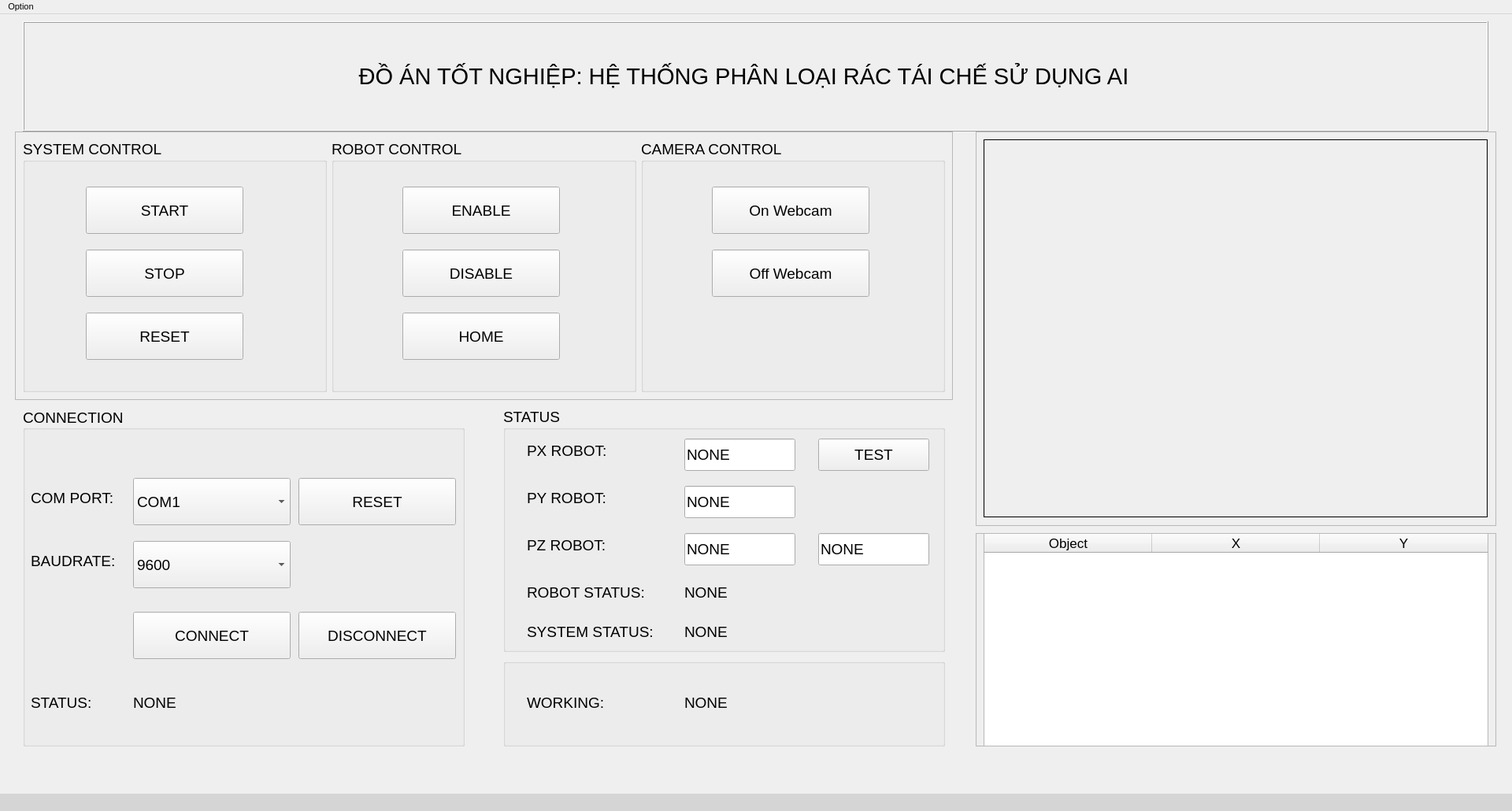
<?xml version="1.0" encoding="UTF-8"?>
<ui version="4.0">
 <class>MainWindow</class>
 <widget class="QMainWindow" name="MainWindow">
  <property name="windowModality">
   <enum>Qt::NonModal</enum>
  </property>
  <property name="enabled">
   <bool>true</bool>
  </property>
  <property name="geometry">
   <rect>
    <x>0</x>
    <y>0</y>
    <width>1920</width>
    <height>1030</height>
   </rect>
  </property>
  <property name="sizePolicy">
   <sizepolicy hsizetype="Expanding" vsizetype="Expanding">
    <horstretch>0</horstretch>
    <verstretch>0</verstretch>
   </sizepolicy>
  </property>
  <property name="font">
   <font>
    <pointsize>8</pointsize>
   </font>
  </property>
  <property name="windowTitle">
   <string>DATN</string>
  </property>
  <property name="layoutDirection">
   <enum>Qt::LeftToRight</enum>
  </property>
  <property name="locale">
   <locale language="Vietnamese" country="Vietnam"/>
  </property>
  <property name="documentMode">
   <bool>false</bool>
  </property>
  <widget class="QWidget" name="centralwidget">
   <property name="sizePolicy">
    <sizepolicy hsizetype="Expanding" vsizetype="Expanding">
     <horstretch>0</horstretch>
     <verstretch>0</verstretch>
    </sizepolicy>
   </property>
   <property name="styleSheet">
    <string notr="true"/>
   </property>
   <layout class="QVBoxLayout" name="verticalLayout">
    <item>
     <widget class="QStackedWidget" name="stackedWidget">
      <property name="currentIndex">
       <number>1</number>
      </property>
      <widget class="QWidget" name="page">
       <layout class="QGridLayout" name="gridLayout_7">
        <item row="0" column="0">
         <widget class="QFrame" name="frame">
          <property name="font">
           <font>
            <weight>50</weight>
            <bold>false</bold>
           </font>
          </property>
          <property name="frameShape">
           <enum>QFrame::Box</enum>
          </property>
          <property name="frameShadow">
           <enum>QFrame::Raised</enum>
          </property>
          <widget class="QFrame" name="frame_6">
           <property name="geometry">
            <rect>
             <x>0</x>
             <y>0</y>
             <width>1881</width>
             <height>191</height>
            </rect>
           </property>
           <property name="minimumSize">
            <size>
             <width>1881</width>
             <height>0</height>
            </size>
           </property>
           <property name="maximumSize">
            <size>
             <width>1881</width>
             <height>1000</height>
            </size>
           </property>
           <property name="font">
            <font>
             <weight>75</weight>
             <bold>true</bold>
            </font>
           </property>
           <property name="frameShape">
            <enum>QFrame::StyledPanel</enum>
           </property>
           <property name="frameShadow">
            <enum>QFrame::Raised</enum>
           </property>
           <layout class="QGridLayout" name="gridLayout">
            <item row="0" column="0" rowspan="3">
             <widget class="QLabel" name="label_38">
              <property name="minimumSize">
               <size>
                <width>190</width>
                <height>167</height>
               </size>
              </property>
              <property name="maximumSize">
               <size>
                <width>190</width>
                <height>167</height>
               </size>
              </property>
              <property name="text">
               <string/>
              </property>
              <property name="pixmap">
               <pixmap>images/hcmutelogo.png</pixmap>
              </property>
              <property name="scaledContents">
               <bool>true</bool>
              </property>
             </widget>
            </item>
            <item row="0" column="1">
             <widget class="QLabel" name="label_39">
              <property name="font">
               <font>
                <family>MS Shell Dlg 2</family>
                <pointsize>20</pointsize>
                <weight>50</weight>
                <italic>false</italic>
                <bold>false</bold>
               </font>
              </property>
              <property name="layoutDirection">
               <enum>Qt::LeftToRight</enum>
              </property>
              <property name="styleSheet">
               <string notr="true">font: 20pt &quot;MS Shell Dlg 2&quot;;</string>
              </property>
              <property name="text">
               <string>TRƯỜNG ĐẠI HỌC SƯ PHẠM KỸ THUẬT THÀNH PHỐ HỒ CHÍ MINH</string>
              </property>
              <property name="alignment">
               <set>Qt::AlignCenter</set>
              </property>
             </widget>
            </item>
            <item row="0" column="2" rowspan="3">
             <widget class="QLabel" name="label_41">
              <property name="minimumSize">
               <size>
                <width>141</width>
                <height>111</height>
               </size>
              </property>
              <property name="maximumSize">
               <size>
                <width>141</width>
                <height>111</height>
               </size>
              </property>
              <property name="text">
               <string/>
              </property>
              <property name="pixmap">
               <pixmap>images/feee_logo.png</pixmap>
              </property>
              <property name="scaledContents">
               <bool>true</bool>
              </property>
             </widget>
            </item>
            <item row="1" column="1">
             <widget class="QLabel" name="label_40">
              <property name="font">
               <font>
                <family>MS Shell Dlg 2</family>
                <pointsize>20</pointsize>
                <weight>50</weight>
                <italic>false</italic>
                <bold>false</bold>
               </font>
              </property>
              <property name="layoutDirection">
               <enum>Qt::LeftToRight</enum>
              </property>
              <property name="styleSheet">
               <string notr="true">font: 20pt &quot;MS Shell Dlg 2&quot;;
</string>
              </property>
              <property name="text">
               <string>KHOA ĐIỆN - ĐIỆN TỬ</string>
              </property>
              <property name="alignment">
               <set>Qt::AlignCenter</set>
              </property>
             </widget>
            </item>
            <item row="2" column="1">
             <widget class="QLabel" name="label_44">
              <property name="font">
               <font>
                <family>MS Shell Dlg 2</family>
                <pointsize>20</pointsize>
                <weight>50</weight>
                <italic>false</italic>
                <bold>false</bold>
               </font>
              </property>
              <property name="layoutDirection">
               <enum>Qt::LeftToRight</enum>
              </property>
              <property name="styleSheet">
               <string notr="true">font: 20pt &quot;MS Shell Dlg 2&quot;;
</string>
              </property>
              <property name="text">
               <string>BỘ MÔN ĐIỀU KHIỂN TỰ ĐỘNG</string>
              </property>
              <property name="alignment">
               <set>Qt::AlignCenter</set>
              </property>
             </widget>
            </item>
           </layout>
          </widget>
          <widget class="QFrame" name="frame_7">
           <property name="geometry">
            <rect>
             <x>720</x>
             <y>540</y>
             <width>499</width>
             <height>191</height>
            </rect>
           </property>
           <property name="frameShape">
            <enum>QFrame::StyledPanel</enum>
           </property>
           <property name="frameShadow">
            <enum>QFrame::Raised</enum>
           </property>
           <layout class="QGridLayout" name="gridLayout_2">
            <item row="2" column="0">
             <widget class="QLabel" name="label_49">
              <property name="font">
               <font>
                <family>MS Shell Dlg 2</family>
                <pointsize>20</pointsize>
                <weight>50</weight>
                <italic>false</italic>
                <bold>false</bold>
               </font>
              </property>
              <property name="layoutDirection">
               <enum>Qt::LeftToRight</enum>
              </property>
              <property name="styleSheet">
               <string notr="true">font: 20pt &quot;MS Shell Dlg 2&quot;;
</string>
              </property>
              <property name="text">
               <string>SVTH: NGUYỄN CÔNG HẠNH</string>
              </property>
              <property name="alignment">
               <set>Qt::AlignLeading|Qt::AlignLeft|Qt::AlignVCenter</set>
              </property>
             </widget>
            </item>
            <item row="1" column="0">
             <widget class="QLabel" name="label_48">
              <property name="font">
               <font>
                <family>MS Shell Dlg 2</family>
                <pointsize>20</pointsize>
                <weight>50</weight>
                <italic>false</italic>
                <bold>false</bold>
               </font>
              </property>
              <property name="layoutDirection">
               <enum>Qt::LeftToRight</enum>
              </property>
              <property name="styleSheet">
               <string notr="true">font: 20pt &quot;MS Shell Dlg 2&quot;;
</string>
              </property>
              <property name="text">
               <string>GVHD: TS. TRẦN VI ĐÔ</string>
              </property>
              <property name="alignment">
               <set>Qt::AlignLeading|Qt::AlignLeft|Qt::AlignVCenter</set>
              </property>
             </widget>
            </item>
            <item row="3" column="0">
             <widget class="QLabel" name="label_54">
              <property name="font">
               <font>
                <family>MS Shell Dlg 2</family>
                <pointsize>20</pointsize>
                <weight>50</weight>
                <italic>false</italic>
                <bold>false</bold>
               </font>
              </property>
              <property name="layoutDirection">
               <enum>Qt::LeftToRight</enum>
              </property>
              <property name="styleSheet">
               <string notr="true">font: 20pt &quot;MS Shell Dlg 2&quot;;</string>
              </property>
              <property name="text">
               <string>          PHẠM QUANG HUY</string>
              </property>
              <property name="alignment">
               <set>Qt::AlignLeading|Qt::AlignLeft|Qt::AlignVCenter</set>
              </property>
             </widget>
            </item>
           </layout>
          </widget>
          <widget class="QFrame" name="frame_8">
           <property name="geometry">
            <rect>
             <x>0</x>
             <y>260</y>
             <width>1881</width>
             <height>81</height>
            </rect>
           </property>
           <property name="minimumSize">
            <size>
             <width>1881</width>
             <height>0</height>
            </size>
           </property>
           <property name="maximumSize">
            <size>
             <width>1881</width>
             <height>16777215</height>
            </size>
           </property>
           <property name="font">
            <font>
             <weight>75</weight>
             <bold>true</bold>
            </font>
           </property>
           <property name="frameShape">
            <enum>QFrame::StyledPanel</enum>
           </property>
           <property name="frameShadow">
            <enum>QFrame::Raised</enum>
           </property>
           <layout class="QGridLayout" name="gridLayout_3">
            <item row="0" column="0">
             <widget class="QLabel" name="label_42">
              <property name="font">
               <font>
                <family>Be Vietnam Pro</family>
                <pointsize>22</pointsize>
                <weight>75</weight>
                <italic>false</italic>
                <bold>true</bold>
               </font>
              </property>
              <property name="layoutDirection">
               <enum>Qt::LeftToRight</enum>
              </property>
              <property name="styleSheet">
               <string notr="true">font: 75 22pt &quot;Be Vietnam Pro&quot;;
font-weight: bold;</string>
              </property>
              <property name="text">
               <string>ĐỒ ÁN TỐT NGHIỆP</string>
              </property>
              <property name="alignment">
               <set>Qt::AlignCenter</set>
              </property>
             </widget>
            </item>
           </layout>
          </widget>
          <widget class="QFrame" name="frame_9">
           <property name="geometry">
            <rect>
             <x>0</x>
             <y>350</y>
             <width>1881</width>
             <height>112</height>
            </rect>
           </property>
           <property name="minimumSize">
            <size>
             <width>1881</width>
             <height>0</height>
            </size>
           </property>
           <property name="maximumSize">
            <size>
             <width>1881</width>
             <height>16777215</height>
            </size>
           </property>
           <property name="font">
            <font>
             <weight>75</weight>
             <bold>true</bold>
            </font>
           </property>
           <property name="frameShape">
            <enum>QFrame::StyledPanel</enum>
           </property>
           <property name="frameShadow">
            <enum>QFrame::Raised</enum>
           </property>
           <layout class="QGridLayout" name="gridLayout_4">
            <item row="0" column="0">
             <widget class="QLabel" name="label_47">
              <property name="font">
               <font>
                <family>Be Vietnam Pro</family>
                <pointsize>35</pointsize>
                <weight>75</weight>
                <bold>true</bold>
               </font>
              </property>
              <property name="layoutDirection">
               <enum>Qt::LeftToRight</enum>
              </property>
              <property name="styleSheet">
               <string notr="true">font: 75 35pt &quot;Be Vietnam Pro&quot;;
font-weight: bold;</string>
              </property>
              <property name="text">
               <string>HỆ THỐNG PHÂN LOẠI RÁC TÁI CHẾ SỬ DỤNG AI</string>
              </property>
              <property name="alignment">
               <set>Qt::AlignCenter</set>
              </property>
             </widget>
            </item>
           </layout>
          </widget>
         </widget>
        </item>
       </layout>
      </widget>
      <widget class="QWidget" name="page_2">
       <widget class="QFrame" name="frame_3">
        <property name="geometry">
         <rect>
          <x>1230</x>
          <y>650</y>
          <width>661</width>
          <height>271</height>
         </rect>
        </property>
        <property name="frameShape">
         <enum>QFrame::StyledPanel</enum>
        </property>
        <property name="frameShadow">
         <enum>QFrame::Raised</enum>
        </property>
        <widget class="QTableWidget" name="tableWidget">
         <property name="geometry">
          <rect>
           <x>10</x>
           <y>0</y>
           <width>641</width>
           <height>271</height>
          </rect>
         </property>
         <property name="font">
          <font>
           <pointsize>13</pointsize>
          </font>
         </property>
         <property name="focusPolicy">
          <enum>Qt::NoFocus</enum>
         </property>
         <property name="verticalScrollBarPolicy">
          <enum>Qt::ScrollBarAsNeeded</enum>
         </property>
         <property name="horizontalScrollBarPolicy">
          <enum>Qt::ScrollBarAlwaysOff</enum>
         </property>
         <property name="autoScroll">
          <bool>false</bool>
         </property>
         <property name="autoScrollMargin">
          <number>16</number>
         </property>
         <property name="showGrid">
          <bool>true</bool>
         </property>
         <attribute name="horizontalHeaderDefaultSectionSize">
          <number>213</number>
         </attribute>
         <attribute name="horizontalHeaderMinimumSectionSize">
          <number>67</number>
         </attribute>
         <attribute name="horizontalHeaderStretchLastSection">
          <bool>true</bool>
         </attribute>
         <attribute name="verticalHeaderVisible">
          <bool>false</bool>
         </attribute>
         <column>
          <property name="text">
           <string>Object</string>
          </property>
         </column>
         <column>
          <property name="text">
           <string>X</string>
          </property>
         </column>
         <column>
          <property name="text">
           <string>Y</string>
          </property>
         </column>
        </widget>
       </widget>
       <widget class="QFrame" name="frame_2">
        <property name="geometry">
         <rect>
          <x>1230</x>
          <y>140</y>
          <width>661</width>
          <height>501</height>
         </rect>
        </property>
        <property name="frameShape">
         <enum>QFrame::StyledPanel</enum>
        </property>
        <property name="frameShadow">
         <enum>QFrame::Raised</enum>
        </property>
        <widget class="QLabel" name="labWebcam">
         <property name="geometry">
          <rect>
           <x>10</x>
           <y>10</y>
           <width>640</width>
           <height>480</height>
          </rect>
         </property>
         <property name="sizePolicy">
          <sizepolicy hsizetype="Fixed" vsizetype="Fixed">
           <horstretch>0</horstretch>
           <verstretch>0</verstretch>
          </sizepolicy>
         </property>
         <property name="minimumSize">
          <size>
           <width>640</width>
           <height>480</height>
          </size>
         </property>
         <property name="maximumSize">
          <size>
           <width>640</width>
           <height>480</height>
          </size>
         </property>
         <property name="frameShape">
          <enum>QFrame::Box</enum>
         </property>
         <property name="frameShadow">
          <enum>QFrame::Plain</enum>
         </property>
         <property name="text">
          <string/>
         </property>
         <property name="alignment">
          <set>Qt::AlignCenter</set>
         </property>
        </widget>
       </widget>
       <widget class="QGroupBox" name="groupBox_9">
        <property name="geometry">
         <rect>
          <x>630</x>
          <y>810</y>
          <width>561</width>
          <height>111</height>
         </rect>
        </property>
        <property name="font">
         <font>
          <pointsize>14</pointsize>
         </font>
        </property>
        <property name="title">
         <string/>
        </property>
        <widget class="QLabel" name="label_28">
         <property name="geometry">
          <rect>
           <x>30</x>
           <y>30</y>
           <width>191</width>
           <height>51</height>
          </rect>
         </property>
         <property name="font">
          <font>
           <pointsize>14</pointsize>
           <weight>50</weight>
           <bold>false</bold>
          </font>
         </property>
         <property name="text">
          <string>WORKING:</string>
         </property>
         <property name="alignment">
          <set>Qt::AlignLeading|Qt::AlignLeft|Qt::AlignVCenter</set>
         </property>
        </widget>
        <widget class="QLabel" name="labWorking">
         <property name="geometry">
          <rect>
           <x>230</x>
           <y>30</y>
           <width>241</width>
           <height>51</height>
          </rect>
         </property>
         <property name="font">
          <font>
           <pointsize>14</pointsize>
           <weight>50</weight>
           <bold>false</bold>
          </font>
         </property>
         <property name="text">
          <string>NONE</string>
         </property>
         <property name="alignment">
          <set>Qt::AlignLeading|Qt::AlignLeft|Qt::AlignVCenter</set>
         </property>
        </widget>
       </widget>
       <widget class="QFrame" name="frame_4">
        <property name="geometry">
         <rect>
          <x>10</x>
          <y>140</y>
          <width>1191</width>
          <height>341</height>
         </rect>
        </property>
        <property name="frameShape">
         <enum>QFrame::StyledPanel</enum>
        </property>
        <property name="frameShadow">
         <enum>QFrame::Raised</enum>
        </property>
        <layout class="QHBoxLayout" name="horizontalLayout_2">
         <item>
          <widget class="QGroupBox" name="groupBox_6">
           <property name="font">
            <font>
             <pointsize>14</pointsize>
            </font>
           </property>
           <property name="title">
            <string>SYSTEM CONTROL</string>
           </property>
           <widget class="QPushButton" name="butStop">
            <property name="geometry">
             <rect>
              <x>80</x>
              <y>140</y>
              <width>200</width>
              <height>60</height>
             </rect>
            </property>
            <property name="sizePolicy">
             <sizepolicy hsizetype="Fixed" vsizetype="Fixed">
              <horstretch>0</horstretch>
              <verstretch>0</verstretch>
             </sizepolicy>
            </property>
            <property name="font">
             <font>
              <pointsize>14</pointsize>
             </font>
            </property>
            <property name="text">
             <string>STOP</string>
            </property>
           </widget>
           <widget class="QPushButton" name="butReset">
            <property name="geometry">
             <rect>
              <x>80</x>
              <y>220</y>
              <width>200</width>
              <height>60</height>
             </rect>
            </property>
            <property name="sizePolicy">
             <sizepolicy hsizetype="Fixed" vsizetype="Fixed">
              <horstretch>0</horstretch>
              <verstretch>0</verstretch>
             </sizepolicy>
            </property>
            <property name="font">
             <font>
              <pointsize>14</pointsize>
             </font>
            </property>
            <property name="text">
             <string>RESET</string>
            </property>
           </widget>
           <widget class="QPushButton" name="butStart">
            <property name="geometry">
             <rect>
              <x>80</x>
              <y>60</y>
              <width>200</width>
              <height>60</height>
             </rect>
            </property>
            <property name="sizePolicy">
             <sizepolicy hsizetype="Fixed" vsizetype="Fixed">
              <horstretch>0</horstretch>
              <verstretch>0</verstretch>
             </sizepolicy>
            </property>
            <property name="font">
             <font>
              <pointsize>14</pointsize>
             </font>
            </property>
            <property name="text">
             <string>START</string>
            </property>
           </widget>
          </widget>
         </item>
         <item>
          <widget class="QGroupBox" name="groupBox_7">
           <property name="font">
            <font>
             <pointsize>14</pointsize>
            </font>
           </property>
           <property name="title">
            <string>ROBOT CONTROL</string>
           </property>
           <widget class="QPushButton" name="butEnable">
            <property name="geometry">
             <rect>
              <x>90</x>
              <y>60</y>
              <width>200</width>
              <height>60</height>
             </rect>
            </property>
            <property name="sizePolicy">
             <sizepolicy hsizetype="Fixed" vsizetype="Fixed">
              <horstretch>0</horstretch>
              <verstretch>0</verstretch>
             </sizepolicy>
            </property>
            <property name="font">
             <font>
              <pointsize>14</pointsize>
             </font>
            </property>
            <property name="text">
             <string>ENABLE</string>
            </property>
           </widget>
           <widget class="QPushButton" name="butDisable">
            <property name="geometry">
             <rect>
              <x>90</x>
              <y>140</y>
              <width>200</width>
              <height>60</height>
             </rect>
            </property>
            <property name="sizePolicy">
             <sizepolicy hsizetype="Fixed" vsizetype="Fixed">
              <horstretch>0</horstretch>
              <verstretch>0</verstretch>
             </sizepolicy>
            </property>
            <property name="font">
             <font>
              <pointsize>14</pointsize>
             </font>
            </property>
            <property name="text">
             <string>DISABLE</string>
            </property>
           </widget>
           <widget class="QPushButton" name="butHome">
            <property name="geometry">
             <rect>
              <x>90</x>
              <y>220</y>
              <width>200</width>
              <height>60</height>
             </rect>
            </property>
            <property name="sizePolicy">
             <sizepolicy hsizetype="Fixed" vsizetype="Fixed">
              <horstretch>0</horstretch>
              <verstretch>0</verstretch>
             </sizepolicy>
            </property>
            <property name="font">
             <font>
              <pointsize>14</pointsize>
             </font>
            </property>
            <property name="text">
             <string>HOME</string>
            </property>
           </widget>
          </widget>
         </item>
         <item>
          <widget class="QGroupBox" name="groupBox_8">
           <property name="font">
            <font>
             <pointsize>14</pointsize>
            </font>
           </property>
           <property name="title">
            <string>CAMERA CONTROL</string>
           </property>
           <widget class="QPushButton" name="butOnWebcam">
            <property name="geometry">
             <rect>
              <x>90</x>
              <y>60</y>
              <width>200</width>
              <height>60</height>
             </rect>
            </property>
            <property name="sizePolicy">
             <sizepolicy hsizetype="Fixed" vsizetype="Fixed">
              <horstretch>0</horstretch>
              <verstretch>0</verstretch>
             </sizepolicy>
            </property>
            <property name="font">
             <font>
              <pointsize>14</pointsize>
             </font>
            </property>
            <property name="text">
             <string>On Webcam</string>
            </property>
           </widget>
           <widget class="QPushButton" name="butOffWebcam">
            <property name="geometry">
             <rect>
              <x>90</x>
              <y>140</y>
              <width>200</width>
              <height>60</height>
             </rect>
            </property>
            <property name="sizePolicy">
             <sizepolicy hsizetype="Fixed" vsizetype="Fixed">
              <horstretch>0</horstretch>
              <verstretch>0</verstretch>
             </sizepolicy>
            </property>
            <property name="font">
             <font>
              <pointsize>14</pointsize>
             </font>
            </property>
            <property name="text">
             <string>Off Webcam</string>
            </property>
           </widget>
          </widget>
         </item>
        </layout>
       </widget>
       <widget class="QGroupBox" name="groupBox_2">
        <property name="geometry">
         <rect>
          <x>630</x>
          <y>490</y>
          <width>561</width>
          <height>311</height>
         </rect>
        </property>
        <property name="minimumSize">
         <size>
          <width>400</width>
          <height>311</height>
         </size>
        </property>
        <property name="font">
         <font>
          <pointsize>14</pointsize>
         </font>
        </property>
        <property name="focusPolicy">
         <enum>Qt::NoFocus</enum>
        </property>
        <property name="autoFillBackground">
         <bool>false</bool>
        </property>
        <property name="title">
         <string>STATUS</string>
        </property>
        <widget class="QLabel" name="label_33">
         <property name="geometry">
          <rect>
           <x>30</x>
           <y>30</y>
           <width>141</width>
           <height>51</height>
          </rect>
         </property>
         <property name="font">
          <font>
           <pointsize>14</pointsize>
           <weight>50</weight>
           <bold>false</bold>
          </font>
         </property>
         <property name="text">
          <string>PX ROBOT:</string>
         </property>
         <property name="alignment">
          <set>Qt::AlignLeading|Qt::AlignLeft|Qt::AlignVCenter</set>
         </property>
        </widget>
        <widget class="QLabel" name="label_34">
         <property name="geometry">
          <rect>
           <x>30</x>
           <y>90</y>
           <width>141</width>
           <height>51</height>
          </rect>
         </property>
         <property name="font">
          <font>
           <pointsize>14</pointsize>
           <weight>50</weight>
           <bold>false</bold>
          </font>
         </property>
         <property name="text">
          <string>PY ROBOT:</string>
         </property>
         <property name="alignment">
          <set>Qt::AlignLeading|Qt::AlignLeft|Qt::AlignVCenter</set>
         </property>
        </widget>
        <widget class="QLabel" name="label_35">
         <property name="geometry">
          <rect>
           <x>30</x>
           <y>150</y>
           <width>141</width>
           <height>51</height>
          </rect>
         </property>
         <property name="font">
          <font>
           <pointsize>14</pointsize>
           <weight>50</weight>
           <bold>false</bold>
          </font>
         </property>
         <property name="text">
          <string>PZ ROBOT:</string>
         </property>
         <property name="alignment">
          <set>Qt::AlignLeading|Qt::AlignLeft|Qt::AlignVCenter</set>
         </property>
        </widget>
        <widget class="QLabel" name="label_36">
         <property name="geometry">
          <rect>
           <x>30</x>
           <y>210</y>
           <width>191</width>
           <height>51</height>
          </rect>
         </property>
         <property name="font">
          <font>
           <pointsize>14</pointsize>
           <weight>50</weight>
           <bold>false</bold>
          </font>
         </property>
         <property name="text">
          <string>ROBOT STATUS:</string>
         </property>
         <property name="alignment">
          <set>Qt::AlignLeading|Qt::AlignLeft|Qt::AlignVCenter</set>
         </property>
        </widget>
        <widget class="QLabel" name="label_37">
         <property name="geometry">
          <rect>
           <x>30</x>
           <y>260</y>
           <width>191</width>
           <height>51</height>
          </rect>
         </property>
         <property name="font">
          <font>
           <pointsize>14</pointsize>
           <weight>50</weight>
           <bold>false</bold>
          </font>
         </property>
         <property name="text">
          <string>SYSTEM STATUS:</string>
         </property>
         <property name="alignment">
          <set>Qt::AlignLeading|Qt::AlignLeft|Qt::AlignVCenter</set>
         </property>
        </widget>
        <widget class="QLineEdit" name="labPx">
         <property name="geometry">
          <rect>
           <x>230</x>
           <y>40</y>
           <width>141</width>
           <height>41</height>
          </rect>
         </property>
         <property name="text">
          <string>NONE</string>
         </property>
        </widget>
        <widget class="QLineEdit" name="labPy">
         <property name="geometry">
          <rect>
           <x>230</x>
           <y>100</y>
           <width>141</width>
           <height>41</height>
          </rect>
         </property>
         <property name="text">
          <string>NONE</string>
         </property>
        </widget>
        <widget class="QLineEdit" name="labPz">
         <property name="geometry">
          <rect>
           <x>230</x>
           <y>160</y>
           <width>141</width>
           <height>41</height>
          </rect>
         </property>
         <property name="text">
          <string>NONE</string>
         </property>
        </widget>
        <widget class="QLabel" name="labRobotStatus">
         <property name="geometry">
          <rect>
           <x>230</x>
           <y>210</y>
           <width>241</width>
           <height>51</height>
          </rect>
         </property>
         <property name="font">
          <font>
           <pointsize>14</pointsize>
           <weight>50</weight>
           <bold>false</bold>
          </font>
         </property>
         <property name="text">
          <string>NONE</string>
         </property>
         <property name="alignment">
          <set>Qt::AlignLeading|Qt::AlignLeft|Qt::AlignVCenter</set>
         </property>
        </widget>
        <widget class="QLabel" name="labSystemStatus">
         <property name="geometry">
          <rect>
           <x>230</x>
           <y>260</y>
           <width>241</width>
           <height>51</height>
          </rect>
         </property>
         <property name="font">
          <font>
           <pointsize>14</pointsize>
           <weight>50</weight>
           <bold>false</bold>
          </font>
         </property>
         <property name="text">
          <string>NONE</string>
         </property>
         <property name="alignment">
          <set>Qt::AlignLeading|Qt::AlignLeft|Qt::AlignVCenter</set>
         </property>
        </widget>
        <widget class="QPushButton" name="butTest">
         <property name="geometry">
          <rect>
           <x>400</x>
           <y>40</y>
           <width>141</width>
           <height>41</height>
          </rect>
         </property>
         <property name="sizePolicy">
          <sizepolicy hsizetype="Fixed" vsizetype="Fixed">
           <horstretch>0</horstretch>
           <verstretch>0</verstretch>
          </sizepolicy>
         </property>
         <property name="font">
          <font>
           <pointsize>14</pointsize>
          </font>
         </property>
         <property name="text">
          <string>TEST</string>
         </property>
        </widget>
        <widget class="QLineEdit" name="labPzInput">
         <property name="geometry">
          <rect>
           <x>400</x>
           <y>160</y>
           <width>141</width>
           <height>41</height>
          </rect>
         </property>
         <property name="text">
          <string>NONE</string>
         </property>
        </widget>
       </widget>
       <widget class="QGroupBox" name="groupBox">
        <property name="geometry">
         <rect>
          <x>20</x>
          <y>490</y>
          <width>561</width>
          <height>431</height>
         </rect>
        </property>
        <property name="minimumSize">
         <size>
          <width>460</width>
          <height>200</height>
         </size>
        </property>
        <property name="font">
         <font>
          <pointsize>14</pointsize>
          <weight>50</weight>
          <italic>false</italic>
          <bold>false</bold>
         </font>
        </property>
        <property name="mouseTracking">
         <bool>false</bool>
        </property>
        <property name="focusPolicy">
         <enum>Qt::NoFocus</enum>
        </property>
        <property name="autoFillBackground">
         <bool>false</bool>
        </property>
        <property name="title">
         <string>CONNECTION</string>
        </property>
        <property name="alignment">
         <set>Qt::AlignLeading|Qt::AlignLeft|Qt::AlignVCenter</set>
        </property>
        <widget class="QPushButton" name="butConnect">
         <property name="geometry">
          <rect>
           <x>140</x>
           <y>260</y>
           <width>200</width>
           <height>60</height>
          </rect>
         </property>
         <property name="sizePolicy">
          <sizepolicy hsizetype="Fixed" vsizetype="Fixed">
           <horstretch>0</horstretch>
           <verstretch>0</verstretch>
          </sizepolicy>
         </property>
         <property name="font">
          <font>
           <pointsize>14</pointsize>
          </font>
         </property>
         <property name="text">
          <string>CONNECT</string>
         </property>
        </widget>
        <widget class="QPushButton" name="butDisconnect">
         <property name="geometry">
          <rect>
           <x>350</x>
           <y>260</y>
           <width>200</width>
           <height>60</height>
          </rect>
         </property>
         <property name="sizePolicy">
          <sizepolicy hsizetype="Fixed" vsizetype="Fixed">
           <horstretch>0</horstretch>
           <verstretch>0</verstretch>
          </sizepolicy>
         </property>
         <property name="font">
          <font>
           <pointsize>14</pointsize>
          </font>
         </property>
         <property name="text">
          <string>DISCONNECT</string>
         </property>
        </widget>
        <widget class="QComboBox" name="cbCom">
         <property name="geometry">
          <rect>
           <x>140</x>
           <y>90</y>
           <width>200</width>
           <height>60</height>
          </rect>
         </property>
         <item>
          <property name="text">
           <string>COM1</string>
          </property>
         </item>
         <item>
          <property name="text">
           <string>COM2</string>
          </property>
         </item>
         <item>
          <property name="text">
           <string>COM3</string>
          </property>
         </item>
         <item>
          <property name="text">
           <string>COM4</string>
          </property>
         </item>
         <item>
          <property name="text">
           <string>COM5</string>
          </property>
         </item>
         <item>
          <property name="text">
           <string>COM6</string>
          </property>
         </item>
        </widget>
        <widget class="QComboBox" name="cbBr">
         <property name="geometry">
          <rect>
           <x>140</x>
           <y>170</y>
           <width>200</width>
           <height>60</height>
          </rect>
         </property>
         <item>
          <property name="text">
           <string>9600</string>
          </property>
         </item>
         <item>
          <property name="text">
           <string>115200</string>
          </property>
         </item>
        </widget>
        <widget class="QLabel" name="label_30">
         <property name="geometry">
          <rect>
           <x>10</x>
           <y>90</y>
           <width>141</width>
           <height>51</height>
          </rect>
         </property>
         <property name="font">
          <font>
           <pointsize>14</pointsize>
           <weight>50</weight>
           <bold>false</bold>
          </font>
         </property>
         <property name="text">
          <string>COM PORT:</string>
         </property>
         <property name="alignment">
          <set>Qt::AlignLeading|Qt::AlignLeft|Qt::AlignVCenter</set>
         </property>
        </widget>
        <widget class="QLabel" name="label_31">
         <property name="geometry">
          <rect>
           <x>10</x>
           <y>170</y>
           <width>141</width>
           <height>51</height>
          </rect>
         </property>
         <property name="font">
          <font>
           <pointsize>14</pointsize>
           <weight>50</weight>
           <bold>false</bold>
          </font>
         </property>
         <property name="text">
          <string>BAUDRATE:</string>
         </property>
         <property name="alignment">
          <set>Qt::AlignLeading|Qt::AlignLeft|Qt::AlignVCenter</set>
         </property>
        </widget>
        <widget class="QLabel" name="label_32">
         <property name="geometry">
          <rect>
           <x>10</x>
           <y>350</y>
           <width>111</width>
           <height>51</height>
          </rect>
         </property>
         <property name="font">
          <font>
           <pointsize>14</pointsize>
           <weight>50</weight>
           <bold>false</bold>
          </font>
         </property>
         <property name="text">
          <string>STATUS:</string>
         </property>
         <property name="alignment">
          <set>Qt::AlignLeading|Qt::AlignLeft|Qt::AlignVCenter</set>
         </property>
        </widget>
        <widget class="QLabel" name="labConnection">
         <property name="geometry">
          <rect>
           <x>140</x>
           <y>350</y>
           <width>401</width>
           <height>51</height>
          </rect>
         </property>
         <property name="font">
          <font>
           <pointsize>14</pointsize>
           <weight>50</weight>
           <bold>false</bold>
          </font>
         </property>
         <property name="text">
          <string>NONE</string>
         </property>
         <property name="alignment">
          <set>Qt::AlignLeading|Qt::AlignLeft|Qt::AlignVCenter</set>
         </property>
        </widget>
        <widget class="QPushButton" name="butResetCom">
         <property name="geometry">
          <rect>
           <x>350</x>
           <y>90</y>
           <width>200</width>
           <height>60</height>
          </rect>
         </property>
         <property name="sizePolicy">
          <sizepolicy hsizetype="Fixed" vsizetype="Fixed">
           <horstretch>0</horstretch>
           <verstretch>0</verstretch>
          </sizepolicy>
         </property>
         <property name="font">
          <font>
           <pointsize>14</pointsize>
          </font>
         </property>
         <property name="text">
          <string>RESET</string>
         </property>
        </widget>
       </widget>
       <widget class="QFrame" name="frame_5">
        <property name="geometry">
         <rect>
          <x>20</x>
          <y>0</y>
          <width>1861</width>
          <height>140</height>
         </rect>
        </property>
        <property name="minimumSize">
         <size>
          <width>1861</width>
          <height>140</height>
         </size>
        </property>
        <property name="maximumSize">
         <size>
          <width>1861</width>
          <height>140</height>
         </size>
        </property>
        <property name="font">
         <font>
          <weight>50</weight>
          <bold>false</bold>
         </font>
        </property>
        <property name="frameShape">
         <enum>QFrame::Box</enum>
        </property>
        <property name="frameShadow">
         <enum>QFrame::Raised</enum>
        </property>
        <layout class="QGridLayout" name="gridLayout_6">
         <item row="0" column="0">
          <widget class="QLabel" name="label_43">
           <property name="minimumSize">
            <size>
             <width>111</width>
             <height>111</height>
            </size>
           </property>
           <property name="maximumSize">
            <size>
             <width>111</width>
             <height>111</height>
            </size>
           </property>
           <property name="text">
            <string/>
           </property>
           <property name="pixmap">
            <pixmap>images/hcmutelogo1.png</pixmap>
           </property>
           <property name="scaledContents">
            <bool>true</bool>
           </property>
          </widget>
         </item>
         <item row="0" column="1">
          <widget class="QLabel" name="label_45">
           <property name="font">
            <font>
             <family>MS Shell Dlg 2</family>
             <pointsize>22</pointsize>
             <weight>50</weight>
             <italic>false</italic>
             <bold>false</bold>
            </font>
           </property>
           <property name="layoutDirection">
            <enum>Qt::LeftToRight</enum>
           </property>
           <property name="styleSheet">
            <string notr="true"/>
           </property>
           <property name="text">
            <string>ĐỒ ÁN TỐT NGHIỆP: HỆ THỐNG PHÂN LOẠI RÁC TÁI CHẾ SỬ DỤNG AI</string>
           </property>
           <property name="alignment">
            <set>Qt::AlignCenter</set>
           </property>
          </widget>
         </item>
         <item row="0" column="2">
          <widget class="QLabel" name="label_46">
           <property name="minimumSize">
            <size>
             <width>141</width>
             <height>111</height>
            </size>
           </property>
           <property name="maximumSize">
            <size>
             <width>141</width>
             <height>111</height>
            </size>
           </property>
           <property name="text">
            <string/>
           </property>
           <property name="pixmap">
            <pixmap>images/feee_logo.png</pixmap>
           </property>
           <property name="scaledContents">
            <bool>true</bool>
           </property>
          </widget>
         </item>
        </layout>
       </widget>
      </widget>
     </widget>
    </item>
   </layout>
  </widget>
  <widget class="QStatusBar" name="statusbar">
   <property name="styleSheet">
    <string notr="true">
background-color: rgb(213, 213, 213);</string>
   </property>
  </widget>
  <widget class="QMenuBar" name="menubar">
   <property name="geometry">
    <rect>
     <x>0</x>
     <y>0</y>
     <width>1920</width>
     <height>26</height>
    </rect>
   </property>
   <widget class="QMenu" name="menuoPTION">
    <property name="title">
     <string>Option</string>
    </property>
    <addaction name="actionIntroduction"/>
    <addaction name="actionControl"/>
   </widget>
   <addaction name="menuoPTION"/>
  </widget>
  <action name="actionscreen1">
   <property name="text">
    <string>screen1</string>
   </property>
  </action>
  <action name="actionscreen2">
   <property name="text">
    <string>screen2</string>
   </property>
  </action>
  <action name="actionscreen3">
   <property name="text">
    <string>screen3</string>
   </property>
  </action>
  <action name="actionmain_connect">
   <property name="text">
    <string>main_connect</string>
   </property>
  </action>
  <action name="actiondisconnect">
   <property name="text">
    <string>disconnect</string>
   </property>
  </action>
  <action name="actionMain_control">
   <property name="text">
    <string>Main control</string>
   </property>
  </action>
  <action name="actionRobot_control">
   <property name="text">
    <string>Robot control</string>
   </property>
  </action>
  <action name="actionIntroduction">
   <property name="text">
    <string>Introduction</string>
   </property>
  </action>
  <action name="actionControl">
   <property name="text">
    <string>Control</string>
   </property>
  </action>
 </widget>
 <resources/>
 <connections/>
</ui>
